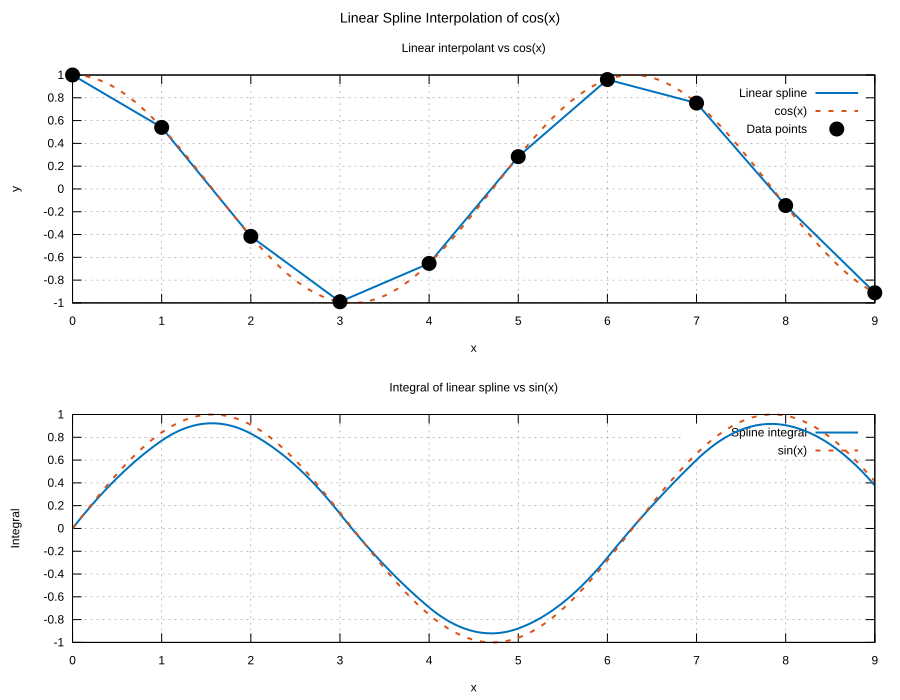

Write the gnuplot code that produced this figure.
set terminal svg enhanced size 900,700 background rgb "white"
set output "plot_linear.svg"

set multiplot layout 2,1 title "Linear Spline Interpolation of cos(x)" font ",14"

set grid
set key top right

set title "Linear interpolant vs cos(x)"
set xlabel "x"
set ylabel "y"
plot "linear_interp.txt" using 1:2 with lines lw 2 lc rgb "#0072BD" title "Linear spline", \
     "linear_interp.txt" using 1:3 with lines lw 2 dt 2 lc rgb "#D95319" title "cos(x)", \
     "cos_points.txt"    using 1:2 with points pt 7 ps 1.5 lc rgb "#000000" title "Data points"

set title "Integral of linear spline vs sin(x)"
set xlabel "x"
set ylabel "Integral"
plot "linear_interp.txt" using 1:4 with lines lw 2 lc rgb "#0072BD" title "Spline integral", \
     "linear_interp.txt" using 1:5 with lines lw 2 dt 2 lc rgb "#D95319" title "sin(x)"

unset multiplot
